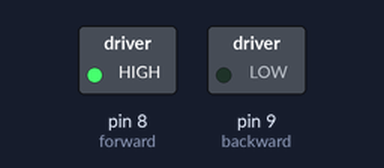
The sketch below on a simulated Arduino Uno, built with avr-gcc and run on an emulated ATmega328P. Parts: switched loads named in the sketch (green lamp = pin HIGH).

Above: at 0.1 s.
Timing chart, 0 to 1.6 s (numbered marks = the images above):
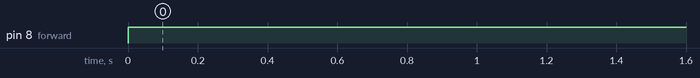

The sketch:

MotorsTest.ino
```cpp
const int forward = 8;
const int backward = 9;

void setup()
{
  pinMode(forward , OUTPUT);
  pinMode(backward , OUTPUT);
}
void loop()
{
  digitalWrite(forward , HIGH);
  digitalWrite(backward , LOW);

}
```

Measured:
- by itself, pin 8 (forward): LOW → HIGH at 0.00 s
